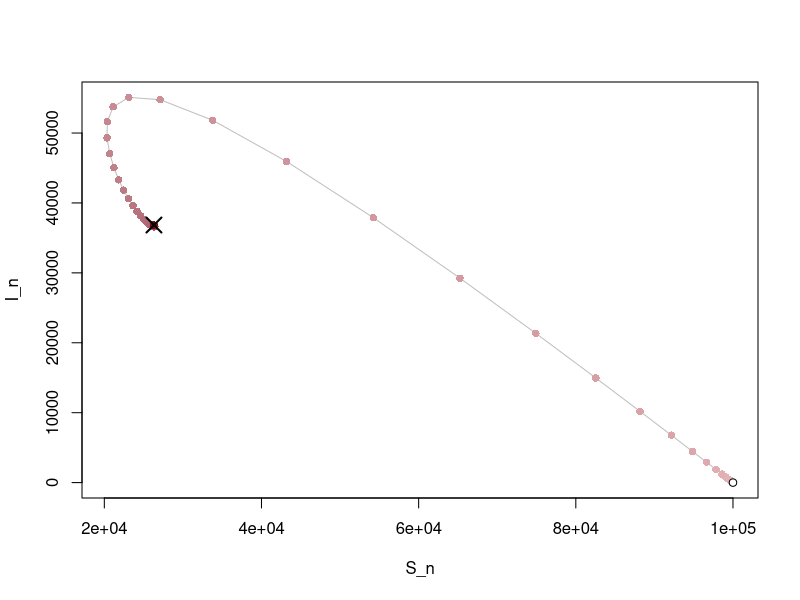

Write the R code that produced this figure.
# Abb. 2.16: Szenario B des SIR-Modells in der Phasenebene (Buch, Abschnitt 2.4, Gl. 2.21)
# Zustände (S_n, I_n), hell: früh, dunkel: spät; Kreuz: stationärer Zustand x_b* = (N/R_0, alpha (N - S*)/(gamma + alpha))
# (c) 2026 Philipp Kügler · Programm zum Buch „Dynamische Systeme in den Lebenswissenschaften“ · MIT-Lizenz (siehe LICENSE)
N <- 100000; alpha <- 0.1; gamma <- 0.1
beta <- 7.6e-6
M <- 80
S <- numeric(M + 1); I <- numeric(M + 1)
S[1] <- 99999; I[1] <- 1
for (k in 1:M) {
  S[k + 1] <- S[k] - beta * S[k] * I[k] + alpha * (N - S[k])
  I[k + 1] <- I[k] + beta * S[k] * I[k] - (gamma + alpha) * I[k]
}
R0 <- beta * N / (gamma + alpha)
Ss <- N / R0; Is <- alpha * (N - Ss) / (gamma + alpha)
cat(sprintf("R_0 = %.1f,  stationärer Zustand x_b*: S* = %.0f, I* = %.0f\n", R0, Ss, Is))
cat(sprintf("(S_80, I_80) = (%.0f, %.0f)\n", S[M + 1], I[M + 1]))

hell_dunkel <- colorRampPalette(c(rgb(1, 0.85, 0.85), rgb(0.43, 0.04, 0.12)))(M + 1)   # hell: früh, dunkel: spät
plot(S, I, type = "l", col = "grey75", xlab = "S_n", ylab = "I_n")
points(S, I, pch = 16, col = hell_dunkel)
points(Ss, Is, pch = 4, cex = 2, lwd = 2)
points(N, 0, pch = 21, bg = "white")     # x_a* = (N, 0): krankheitsfrei
